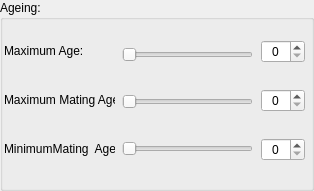
             <widget class="QGroupBox" name="groupBox_20">
              <property name="title">
               <string>Ageing:</string>
              </property>
              <widget class="QWidget" name="layoutWidget">
               <property name="geometry">
                <rect>
                 <x>122</x>
                 <y>21</y>
                 <width>131</width>
                 <height>161</height>
                </rect>
               </property>
               <layout class="QVBoxLayout" name="verticalLayout_29">
                <item>
                 <widget class="QSlider" name="horizontalSlider_31">
                  <property name="orientation">
                   <enum>Qt::Horizontal</enum>
                  </property>
                 </widget>
                </item>
                <item>
                 <widget class="QSlider" name="horizontalSlider_32">
                  <property name="orientation">
                   <enum>Qt::Horizontal</enum>
                  </property>
                 </widget>
                </item>
                <item>
                 <widget class="QSlider" name="horizontalSlider_33">
                  <property name="orientation">
                   <enum>Qt::Horizontal</enum>
                  </property>
                 </widget>
                </item>
               </layout>
              </widget>
              <widget class="QWidget" name="layoutWidget">
               <property name="geometry">
                <rect>
                 <x>261</x>
                 <y>20</y>
                 <width>44</width>
                 <height>161</height>
                </rect>
               </property>
               <layout class="QVBoxLayout" name="verticalLayout_30">
                <item>
                 <widget class="QSpinBox" name="spinBox_24">
                  <property name="alignment">
                   <set>Qt::AlignCenter</set>
                  </property>
                 </widget>
                </item>
                <item>
                 <widget class="QSpinBox" name="spinBox_25">
                  <property name="alignment">
                   <set>Qt::AlignCenter</set>
                  </property>
                 </widget>
                </item>
                <item>
                 <widget class="QSpinBox" name="spinBox_27">
                  <property name="alignment">
                   <set>Qt::AlignCenter</set>
                  </property>
                 </widget>
                </item>
               </layout>
              </widget>
              <widget class="QWidget" name="layoutWidget">
               <property name="geometry">
                <rect>
                 <x>4</x>
                 <y>29</y>
                 <width>111</width>
                 <height>141</height>
                </rect>
               </property>
               <layout class="QVBoxLayout" name="verticalLayout_7">
                <item>
                 <widget class="QLabel" name="label_42">
                  <property name="text">
                   <string>Maximum Age:</string>
                  </property>
                 </widget>
                </item>
                <item>
                 <widget class="QLabel" name="label_43">
                  <property name="text">
                   <string>Maximum Mating Age:</string>
                  </property>
                 </widget>
                </item>
                <item>
                 <widget class="QLabel" name="label_44">
                  <property name="text">
                   <string>MinimumMating  Age:</string>
                  </property>
                 </widget>
                </item>
               </layout>
              </widget>
             </widget>
